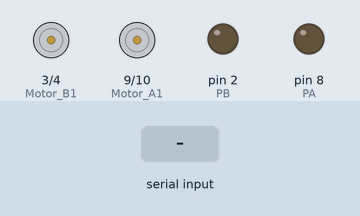
Bench run of a sketch on a simulated Arduino Mega 2560, built with avr-gcc and run on an emulated ATmega2560. Parts: motor-driver pin pairs drawn as motors (green arrow = first pin HIGH = forward, orange = second pin HIGH = backward, longer = more drive), output pins drawn as LEDs (lit = HIGH). The inputs (shaded band) are chosen by the test bench.

Above: at 1.2 s.
1.3 s: "w" received over Serial
At 2.3 s:
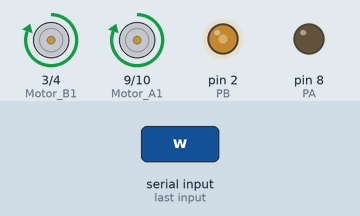
2.8 s: "s" received over Serial
At 3.4 s:
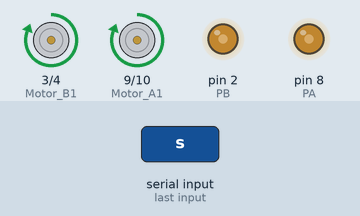
Timing chart, 0 to 5.8 s (numbered marks = the images above; inputs shaded):
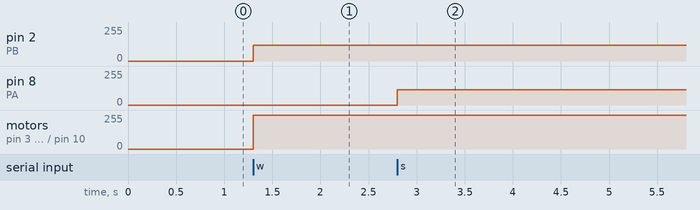

Measured:
- after the input at 1.3 s, pin 2 (PB): 0/255 → 119/255 at once; motor on pin 3 (Motor_B1) / pin 4 (Motor_B2), motor on pin 9 (Motor_A1) / pin 10 (Motor_A2): stopped → forward 255/255 at once
- after the input at 2.8 s, pin 8 (PA): 0/255 → 115/255 at once

The sketch:

WheelChair_Basement.ino
```cpp
#include <Wire.h>

String inputString;
int PA = 8;
int PB = 2;
int Motor_A1 = 9;
int Motor_A2 = 10;
int Motor_B1 = 3;
int Motor_B2 = 4;
int Speed_Helmet = 40;

int MotorSpeeds[] = {0,0,1,0};
int NextMotor = 0;
char inChar = 'x';

void setup()
{
  Serial.begin(9600);
  Serial1.begin(9600);
  pinMode(PA, OUTPUT);
  pinMode(PB, OUTPUT);
  pinMode(Motor_A1, OUTPUT);
  pinMode(Motor_A2, OUTPUT);
  pinMode(Motor_B1, OUTPUT);
  pinMode(Motor_B2, OUTPUT);

}

void loop()
{
  if(Serial.available())
  {
    int MotorSpeed = Serial.read();
    MotorSpeeds[NextMotor] = MotorSpeed;
    NextMotor++;
    if(NextMotor > 3)
      NextMotor = 0;
    //MotorSpeeds[3] = 1;

    if(MotorSpeeds[3] == 0)
    {
      Forward(MotorSpeeds[0], MotorSpeeds[1], MotorSpeeds[2]);
    }
    else if (MotorSpeeds[3] == 1)
    {
      if (Serial1.available())
      {
        inChar = Serial1.read();
        //Serial.println(inChar);
        if(inChar == 'w')
          Forward(Speed_Helmet, Speed_Helmet , 1);
        if(inChar == 's')
          Forward(Speed_Helmet, Speed_Helmet, 2);
        if(inChar == 'a')
          Forward(Speed_Helmet, Speed_Helmet, 3);
        if(inChar == 'd')
          Forward(Speed_Helmet, Speed_Helmet, 4);
        if(inChar == 'x')
          Forward(0,0,1);
      }
     }
    //Serial.println(MotorSpeeds[0] + " " + MotorSpeeds[1]);
  }
  }


void Forward(int SpeedL, int SpeedR, int Direction)
{
  if(Direction == 1)
  {
    digitalWrite(Motor_A1, HIGH);
    digitalWrite(Motor_A2, LOW);
    digitalWrite(Motor_B1, HIGH);
    digitalWrite(Motor_B2, LOW);
    analogWrite(PA, SpeedR);
    analogWrite(PB, SpeedL);
  }
  else if(Direction == 2)
  {
    digitalWrite(Motor_A1, LOW);
    digitalWrite(Motor_A2, HIGH);
    digitalWrite(Motor_B1, LOW);
    digitalWrite(Motor_B2, HIGH);
    analogWrite(PA, SpeedR);
    analogWrite(PB, SpeedL);
  }
  else if(Direction == 3)
  {
    digitalWrite(Motor_A1, LOW);
    digitalWrite(Motor_A2, HIGH);
    digitalWrite(Motor_B1, HIGH);
    digitalWrite(Motor_B2, LOW);
    analogWrite(PA, SpeedR);
    analogWrite(PB, SpeedL);
  }
  else if(Direction == 4)
  {
    digitalWrite(Motor_A1, HIGH);
    digitalWrite(Motor_A2, LOW);
    digitalWrite(Motor_B1, LOW);
    digitalWrite(Motor_B2, HIGH);
    analogWrite(PA, SpeedR);
    analogWrite(PB, SpeedL);
  }
}
```
